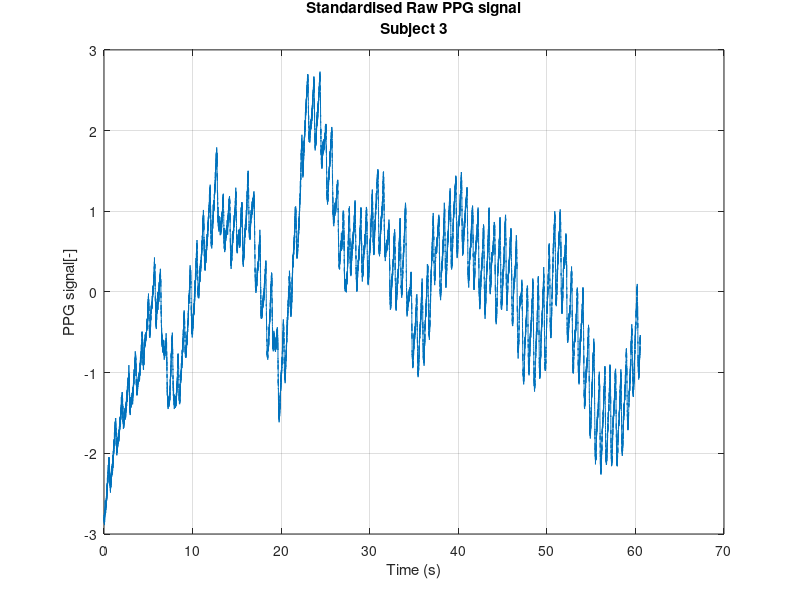
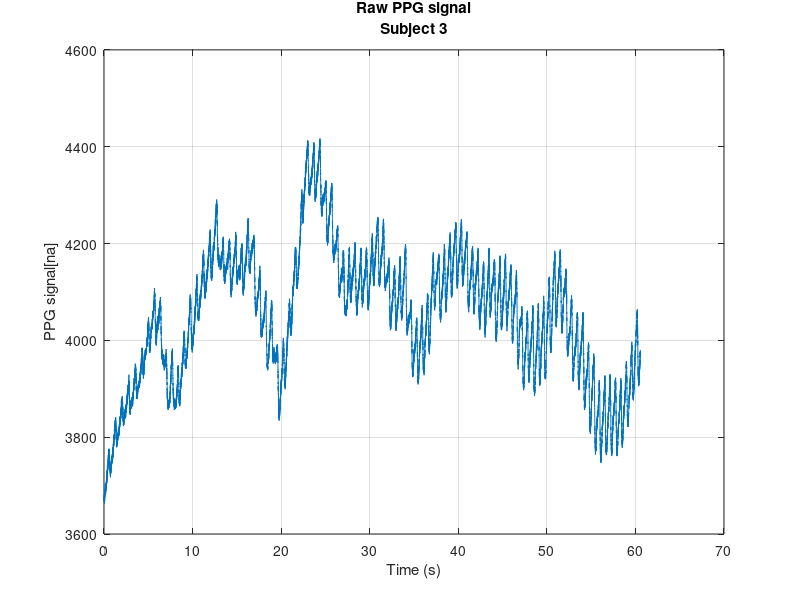
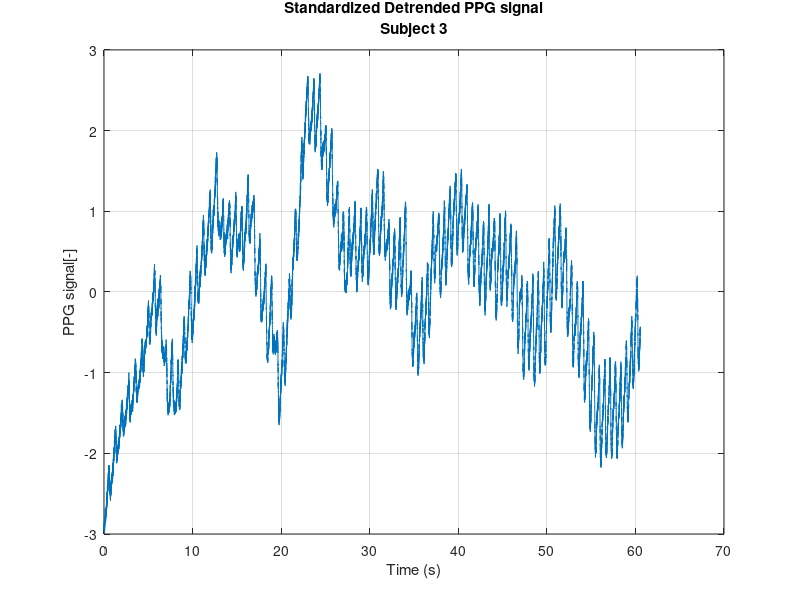
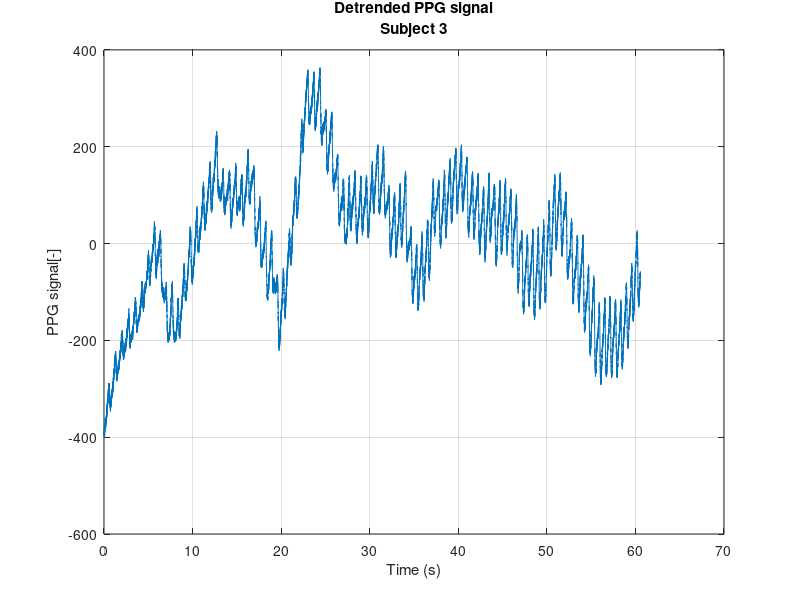

Reproduce these figures in MATLAB, in order. (Note: this script raises an error after producing the figures.)
function PPGsigOut= WienerPPGbutMar()
clear all;

%% Part 1-Setting up raw signals %%
%%Comment to change the subject 

%Load files containing PPG sensor readings,ECG and accelerometer data
raw=load('S3_step1_ppg.mat');
raw_acc=load('S3_step1_acc.mat');

% Uncomment to change the activity
% 
% raw=load('S3_rest1_ppg.mat');
% raw_acc=load('S3_rest1_acc.mat');
%
%Uncomment to change the subject
%
% raw=load('S6_squat2_ppg.mat');
% raw_acc=load('S6_squat2_acc.mat');
% 
% Uncomment to change the activity
% 
% raw=load('S6_rest2_ppg.mat');
% raw_acc=load('S6_rest2_acc.mat')
% 

% Comment when using resting data
% Extracting data in to vectors
rawPPG=raw.PPG(:,2);%PPG signal from PPG file
rawPPG=rawPPG.';
%ACC signals from ACC file
ACC_Ref_c3=raw_acc.ACC(:,2);
ACC_Ref_c3=ACC_Ref_c3.';
ACC_Ref_c4=raw_acc.ACC(:,3);
ACC_Ref_c4=ACC_Ref_c4.';
ACC_Ref_c5=raw_acc.ACC(:,4);
ACC_Ref_c5=ACC_Ref_c5.';

% Uncomment when using resting data
% rawPPG=raw.PPG(1:24000,2);%PPG signal from PPG file
% rawPPG=rawPPG.';
% %ACC signals from ACC file
% ACC_Ref_c3=raw_acc.ACC(1:24000,2);
% ACC_Ref_c3=ACC_Ref_c3.';
% ACC_Ref_c4=raw_acc.ACC(1:24000,3);
% ACC_Ref_c4=ACC_Ref_c4.';
% ACC_Ref_c5=raw_acc.ACC(1:24000,4);
% ACC_Ref_c5=ACC_Ref_c5.';

%Standardized PPG
rawPPGav1=(rawPPG-mean(rawPPG))/(std(rawPPG));
%Untandardized PPG
rawPPGav2=rawPPG;

fs=400;%sampling frequency
t=0:1/fs:(length(rawPPG)/fs);%for plotting, time values from sample rate and index
t=t(2:length(t));

%Plots after first stage of preprocessing- averaging different channels
figure();
plot(t,rawPPGav1);grid on;
title({'Standardised Raw PPG signal','Subject 3'});
xlabel('Time (s)');
ylabel('PPG signal[-]');
figure();
plot(t,rawPPGav2);grid on;
title({'Raw PPG signal','Subject 3'});
xlabel('Time (s)');
ylabel('PPG signal[na]');


%% Part 2-Detrending the signals %%
detPPGav1=detrend(rawPPGav1);
detPPGav2=detrend(rawPPGav2);
figure();
plot(t,detPPGav1);grid on;
title({'Standardized Detrended PPG signal','Subject 3'});
xlabel('Time (s)');
ylabel('PPG signal[-]');
figure();
plot(t,detPPGav2);grid on;
title({'Detrended PPG signal','Subject 3'});
xlabel('Time (s)');
ylabel('PPG signal[-]');


%% Part 3-Butterworth Filter %%
fn=fs/2;%Nyquist frequency
fclow=0.5/fn;%PPG lower cut-off frequency
fchigh=4.5/fn;%PPG higher cut-off frequency

%Array of cut-off frequencies
Wn=[fclow fchigh];
%Filter order(actual 8 as bandpass,2*n)
n=4;
%Getting filter coefficients
[b a]=butter(n,Wn,'bandpass');

%Plotting the frequency response of the filter
figure();
freqz(b,a);

%Passing the signal through butterworth filter
filPPGav1=filter(b,a,detPPGav1);
filPPGav2=filter(b,a,detPPGav2);

%Preprocessing accelerometer data for Adaptive stage
ACC_X = filter(b,a,ACC_Ref_c3);
ACC_Y = filter(b,a,ACC_Ref_c4);
ACC_Z = filter(b,a,ACC_Ref_c5);

%writing to output
PPGsigOut.filPPGstdz=filPPGav1;
PPGsigOut.filPPG=filPPGav2;

%% Part 4-BPM calculations %%
%saves the amplitude and index of peaks in separate vectors
%filters peaks and reduces False Positives to the extent of sanity in
%expected parameters, does not unfairly reduce HR, this can be verified
%visually and on the basis of sampling rate

[peaks,locs]=findpeaks(filPPGav1,'MinPeakHeight',0.1,'MinPeakDistance',90,'MinPeakProminence',0.03);
%time at peak locations
locs_t=locs/fs;
%Plotting after second stage of preprocessing and bandpass filtering
%Plotting detected peaks
figure();
plot(t,filPPGav1);
hold on;
plot(locs_t,filPPGav1(locs),'ro','MarkerFaceColor','red','MarkerSize',3);
grid on;
title({'Standardized filtered PPG signal','Subject 3'});
xlabel('Time (s)'); 
ylabel('PPG signal[-]');


%saves amplitude and index of peaks
[peaks2,locs2]=findpeaks(filPPGav2,'MinPeakHeight',12,'MinPeakDistance',90,'MinPeakProminence',4);
%time at peak locations
locs_t2=locs2/fs;
%Plotting after second stage of preprocessing and bandpass filtering
%Plotting detected peaks
figure();
plot(t,filPPGav2);
hold on;
plot(locs_t2,filPPGav2(locs2),'ro','MarkerFaceColor','red','MarkerSize',3);
grid on;
title({'Filtered PPG signal','Subject 3'});
xlabel('Time (s)'); 
ylabel('PPG signal[-]');


%Method 2 for actual use,
%Reference Thinh Nguyen https://uk.mathworks.com/matlabcentral/fileexchange/53364-heart-rate-spo2-using-ppg
%This one gave a slightly higher error
%It has a slightly diffferent approach using BPM estimate at each interval
%and iteratively averaging it
%compared to calculating single BPM estimate form average of all intervals
%statistical difference, E[f(x)] vs f([E(x)])
beat_cont = 0;%BPM contribution (sum) from all detected beats
beat_det = 1;%count of detected beats

%Stnadardized
%[peaks,locs]=findpeaks(filPPGav1,'MinPeakHeight',0.1,'MinPeakProminence',0.03);
for i=1:length(locs)-1
  %loops through all peaks
  %condition same as using min interval distance, reinforces
    if locs(i)<(locs(i+1)-30)
        %summing BPM estimate at interval from current peak to next
        beat_cont=beat_cont+(fs/((locs(i+1)-locs(i))))*60;
        %counting number of beats looped through
        beat_det=beat_det+1;
    end
end
if beat_det>1
    %calculating average BPM estimate by dividing summed BPM by number of
    %intervals, one less than number of beats
    avg_BPM_But_stdz= beat_cont/(beat_det-1);
end

%Unstandardized
%[peaks2,locs2]=findpeaks(filPPGav2,'MinPeakHeight',12,'MinPeakProminence',4);
for i=1:length(locs2)-1
    if locs2(i)<(locs2(i+1)-30)    
        beat_cont=beat_cont+(fs/((locs2(i+1)-locs2(i))))*60;
        beat_det=beat_det+1;
    end
end
if beat_det>1
    avg_BPM_But= beat_cont/(beat_det-1);
end

%writing to output
PPGsigOut.avg_BPM_But_stdz=avg_BPM_But_stdz;
PPGsigOut.avg_BPM_But=avg_BPM_But;

%% Part 5 Adaptive Filtering %%
% Overall parameters
FFTres = 1200;   % FFT resolution - number of bins used
WFlength = 16; % Wiener filter length

% Performance parameters
BPM_est_norm=[]; %BPM at every window for normalized signal
BPM_est=[]; % BPM at every window for unnormalized signal

% Window and iteration parameters
window   = 3 * fs;  % window length is 8 seconds
step     = 0.75 * fs;  % step size is 2 seconds
wLength = floor((length(filPPGav1)-window)/step) + 1;  % total number of windows(estimates)
    
%parameter for nested for loop for window selection
j=1;
k=1;
    for i =  [1 :  wLength]
        %selects the current segment of data based on window number
        curSeg = (i-1)*step+1 : (i-1)*step+window;
        %filtered PPG signals in our segment
        PPG_ave = filPPGav1(:,curSeg); PPG_ave2 = filPPGav2(:,curSeg);
        %fitered accelerometer signals in our segment
        ACC_X_seg = ACC_X(:,curSeg); ACC_Y_seg = ACC_Y(:,curSeg); ACC_Z_seg = ACC_Z(:,curSeg);
        
        
        % Frequency domain conversion of signals
        PPG_ave_FFT = fft(PPG_ave,FFTres);
        PPG_ave2_FFT = fft(PPG_ave2,FFTres);
        
        %acceleration FFT
        ACC_X_FFT= fft(ACC_X_seg,FFTres);
        ACC_Y_FFT= fft(ACC_Y_seg,FFTres);
        ACC_Z_FFT= fft(ACC_Z_seg,FFTres);
        
        %Reference A Temko "Accurate Heart Rate Monitoring During Physical Exercises Using PPG," 
        %in IEEE Transactions on Biomedical Engineering,vol. 64,no. 9,pp. 2016-2024,Sept. 2017
        % Wiener filtering PPG-ACC
        % W1 filter = clean_signal/(clean_signal+noise) = (all_signal-noise)/all_signal,
        % where all_signal = time_average(ppg_signal), noise = time_average(accelerometer)
        %
        % The process of Wiener filtering:
        % 1. Estimate the 'signal'/'clean_signal' level as average over
        %    past 15 spectral envelopes (~30s)
        % 2. Scale the spectrum of noise and signal/clean_signal
        % 3. Apply the filter as weighting of the spectral components
          
        
%Normalized filtering for HR estimation
        % Algorithm 1, spectral envelope calculated using second power of FFT
        %adding power spectrum of current window signal to accumalate input spectrum
        W11_FFTi(i,:) = abs(PPG_ave_FFT).^2;
        
        %averaged input power spectrum
        %edge case for the first window
        if i==1, W11_PPG_ave_FFT_ALL = W11_FFTi(i,:); 
        %averaged input power spectrum using upto 16 windows
        else W11_PPG_ave_FFT_ALL = mean(W11_FFTi(max(1,i-WFlength):i,:),1); 
        end
        
        %normalizing power spectrums
        W11_PPG_ave_FFT_ALL_norm = (W11_PPG_ave_FFT_ALL)/max(W11_PPG_ave_FFT_ALL);
        W11_ACC_X_FFT_norm = (abs(ACC_X_FFT).^2)/max(abs(ACC_X_FFT.^2));
        W11_ACC_Y_FFT_norm = (abs(ACC_Y_FFT).^2)/max(abs(ACC_Y_FFT).^2);
        W11_ACC_Z_FFT_norm = (abs(ACC_Z_FFT).^2)/max(abs(ACC_Z_FFT).^2);
        %Average power spectrum of accelerometer signals
        W11_ACC_N_FFT_norm=1/3*(W11_ACC_X_FFT_norm+W11_ACC_Y_FFT_norm+W11_ACC_Z_FFT_norm);
        %Filter weights spectrum for the particular window 
        WF11 = (1 - (W11_ACC_N_FFT_norm./(W11_PPG_ave_FFT_ALL_norm)));
        %Adding Clean signal estimate to the output
        PPG_ave_FFT_Clean(i,:) = abs(PPG_ave_FFT).*(WF11);

        
 %Unnormalized filtering for output plotting and SpO2
 
 %adding power spectrum of current window signal to accumalate input spectrum
        W12_FFTi(i,:) = abs(PPG_ave2_FFT).^2;
 %edge case for the first window       
        if i==1, W12_PPG_ave_FFT_ALL = W12_FFTi(i,:);
 %averaged input power spectrum using upto 16 windows
        else W12_PPG_ave_FFT_ALL = mean(W12_FFTi(max(1,i-WFlength):i,:),1); 
        end
        %Average power spectrum of accelerometer signals
        W12_ACC_N_FFT=1/3*((abs(ACC_X_FFT).^2)+(abs(ACC_Y_FFT).^2)+(abs(ACC_Z_FFT).^2));
        %Filter weights spectrum for the particular window 
        WF12 = (1 - (W12_ACC_N_FFT./(W12_PPG_ave_FFT_ALL)));
        %Adding Clean signal estimate to the output
        PPG_ave2_FFT_Clean(i,:) = abs(PPG_ave2_FFT).*(WF12);
        
        %calculating a window's clean signal in time-domain
        PPG_ave_IFFT_Cln(i,:)= ifft(PPG_ave_FFT.*(WF11));
        PPG_ave2_IFFT_Cln(i,:) = ifft(PPG_ave2_FFT.*(WF12));
        
        %calculating a BPM estimate for every shifted window
        %Peak detection
        [peaks3,locs3]=findpeaks(PPG_ave_IFFT_Cln(i,:),'MinPeakHeight',0.2,'MinPeakProminence',0.15);
        [peaks4,locs4]=findpeaks(PPG_ave2_IFFT_Cln(i,:),'MinPeakHeight',60,'MinPeakProminence',40);
        
        
        for k=1:length(locs3)-1
            if locs3(k)<(locs3(k+1)-90)    
            beat_cont=beat_cont+(fs/((locs3(k+1)-locs3(k))))*60;
            beat_det=beat_det+1;
            end
        end
        if beat_det>1
        BPM_est_norm(i)= beat_cont/(beat_det-1);
        end
        
        
        for k=1:length(locs4)-1
            if locs4(k)<(locs4(k+1)-90)    
            beat_cont=beat_cont+(fs/((locs4(k+1)-locs4(k))))*60;
            beat_det=beat_det+1;
            end
        end
        if beat_det>1
        BPM_est(i)= beat_cont/(beat_det-1);
        end
        
        %reconstructing the output signal with all non-overlapping windows
        %These differ by a multiple of four because of the step used
        if mod(i-1,4)==0
                        
        PPG_ave_IFFT_Clean(j,:)= ifft(PPG_ave_FFT.*(WF11));
        PPG_ave2_IFFT_Clean(j,:) = ifft(PPG_ave2_FFT.*(WF12));
        
        j=j+1;
        end
    end

%reshaping normalized clean PPG to a vector
PPG_Clean_normt=PPG_ave_IFFT_Clean.';
PPG_Clean_norm=reshape(PPG_Clean_normt,1,[]);
%reshaping clean PPG to a vector
PPG_Cleant=PPG_ave2_IFFT_Clean.';
PPG_Clean=reshape(PPG_Cleant,1,[]);


%error calculation for the entrie signal
[peaks5,locs5]=findpeaks(PPG_Clean_norm,'MinPeakHeight',0.15,'MinPeakProminence',0.1);
[peaks6,locs6]=findpeaks(PPG_Clean ,'MinPeakHeight',60,'MinPeakProminence',40);

%time at peak locations
locs_t5=locs5/fs;
%time at peak locations
locs_t6=locs6/fs;
        
%calculating BPM errors in the final signal normalized
        for k=1:length(locs5)-1
            if locs5(k)<(locs5(k+1)-90)    
            beat_cont=beat_cont+(fs/((locs5(k+1)-locs5(k))))*60;
            beat_det=beat_det+1;
            end
        end
        if beat_det>1
        avgBPM_SigNorm= beat_cont/(beat_det-1);
        end
        
%calculating BPM errors in the final signal       
        for k=1:length(locs6)-1
            if locs6(k)<(locs6(k+1)-90)    
            beat_cont=beat_cont+(fs/((locs6(k+1)-locs6(k))))*60;
            beat_det=beat_det+1;
            end
        end
        if beat_det>1
        avgBPM_Sig= beat_cont/(beat_det-1);
        end


%writing to output
PPGsigOut.PPG_Clean_norm=PPG_Clean_norm;
PPGsigOut.PPG_Clean=PPG_Clean;
PPGsigOut.BPM_est_norm=BPM_est_norm;
PPGsigOut.BPM_est=BPM_est;
PPGsigOut.avgBPM_SigNorm=avgBPM_SigNorm;
PPGsigOut.avgBPM_Sig=avgBPM_Sig;

t2=0:1/fs:(length(PPG_Clean)/fs);%for plotting, time values from sample rate and index
t2=t2(2:length(t2));
%Plotting figures of clean PPG
figure();
plot(t2,PPG_Clean_norm);
hold on;
plot(locs_t5,PPG_Clean_norm(locs5),'ro','MarkerFaceColor','red','MarkerSize',3);
grid on;
title({'Standardized processed PPG signal','Subject 3'})
xlabel('Time (s)');
ylabel('PPG signal [-]');
figure();
plot(t2,PPG_Clean);
hold on;
plot(locs_t6,PPG_Clean(locs6),'ro','MarkerFaceColor','red','MarkerSize',3);
grid on;
title({'Processed PPG signal','Subject 3'})
xlabel('Time (s)');
ylabel('PPG signal [-]');
xlim([5 45]);

%Plotting estimated BPM against HR ground truth normalized
figure();
plot(BPM_est_norm);
hold on;
plot(BPM_est);
grid on;
title({'BPM estimate comparison on standardization and normalization of signal','Subject 3'})
xlabel('Window number');
ylabel('BPM estimate');
legend('Estimated BPM (norm. sig)','Estimated BPM');





